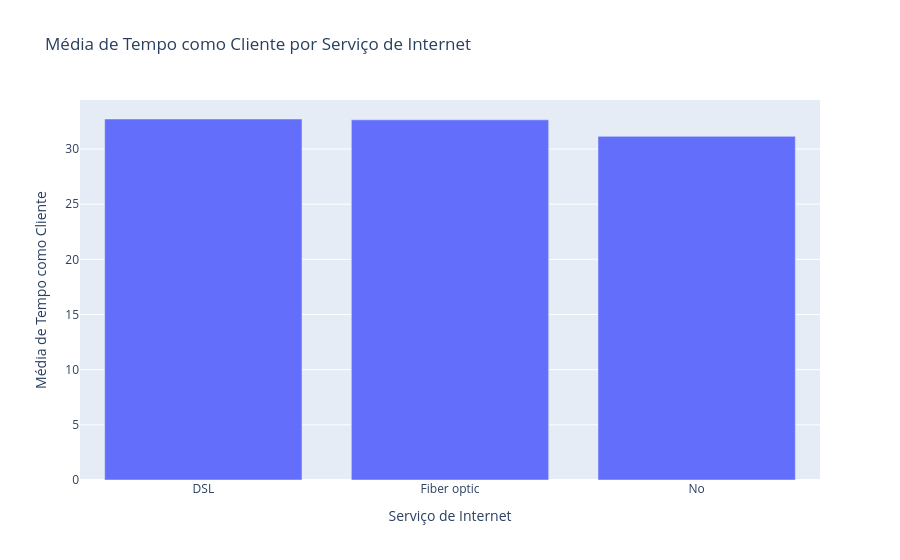

Source (notebook cell):
### Code cell
media = df.groupby('Servico_Internet')['Tempo_como_Cliente'].mean().reset_index()   

fig = px.bar(media, x='Servico_Internet', y='Tempo_como_Cliente', title='Média de Tempo como Cliente por Serviço de Internet', labels={'Tempo_como_Cliente': 'Média de Tempo como Cliente', 'Servico_Internet': 'Serviço de Internet'})
fig.show()

### Figure 1 — Plotly figure (JSON) as saved in the notebook; plotly's stock layout.template omitted (floating-point values rounded to 4 significant figures)
{"data": [{"hovertemplate": "Serviço de Internet=%{x}<br>Média de Tempo como Cliente=%{y}<extra></extra>", "legendgroup": "", "marker": {"color": "#636efa", "pattern": {"shape": ""}}, "name": "", "orientation": "v", "showlegend": false, "textposition": "auto", "type": "bar", "x": ["DSL", "Fiber optic", "No"], "xaxis": "x", "y": [32.72, 32.64, 31.15], "yaxis": "y"}], "layout": {"barmode": "relative", "legend": {"tracegroupgap": 0}, "title": {"text": "Média de Tempo como Cliente por Serviço de Internet"}, "xaxis": {"anchor": "y", "domain": [0, 1], "title": {"text": "Serviço de Internet"}}, "yaxis": {"anchor": "x", "domain": [0, 1], "title": {"text": "Média de Tempo como Cliente"}}}}
